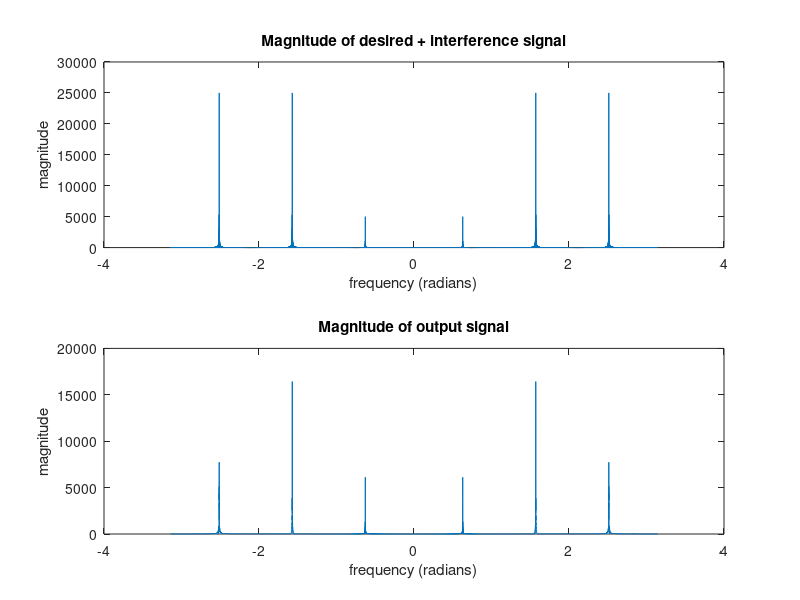
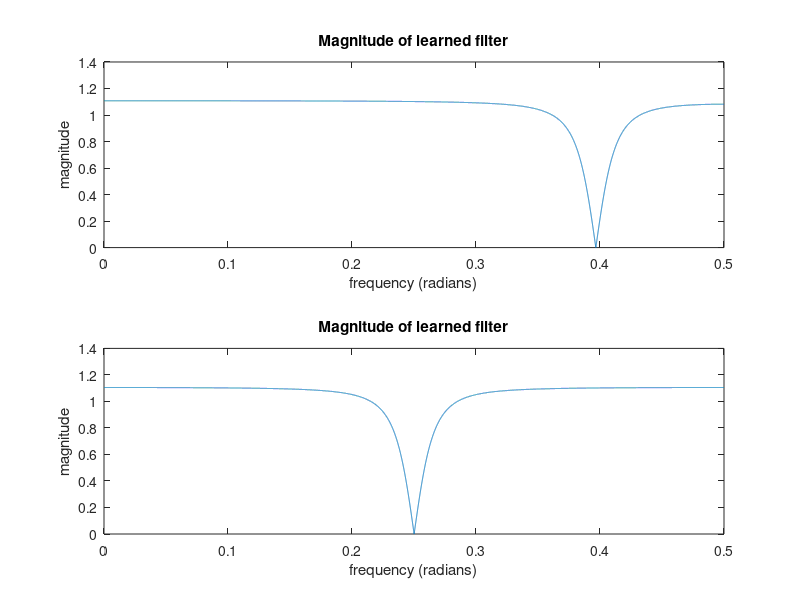

Write MATLAB code to recreate these figures, in order.
%% Part 3
% cascaded adaptive notch filters

clc;clear;close all;

mu = .0001; % learning rate
f_d = .1;  % desired frequency(s)
f_i = .25; % interference frequency 1
f_i2 = .4; % interference frequency 2
l = 10000; % length of signals
r = .90; % rejection bandwidth
a1 = 0; % a = -2cosf_i(w)
a2 = 0;

n = 1:l;
% generate desired signal (for now a simple sine wave)
x_d = sin(2*pi*f_d*n);

% generate interference signals (very low signal to interference ratio)
x_i = 5*sin(2*pi*f_i*n);
x_i2 = 5*sin(2*pi*f_i2*n);

% mix signals
x_n = x_d + x_i + x_i2;

%initialize output vector and intermediate 
y_n = zeros([1 length(x_n)]);
u_n = zeros([1 length(x_n)]);

% learn cascaded adaptive notch filter
for i = 3:length(x_n)
    
    % ----------- Notch 1 ----------------------
    % calculate intermediate sample
    e_n = x_n(i) + a1*x_n(i-1) + x_n(i-2);
    
    % calculate output sample
    u_n(i) = e_n - r*a1*u_n(i-1) - (r^2)*u_n(i-2);
    
    % update parameter a
    a1 = a1 - mu*u_n(i)*x_n(i-1);
    
    % reset a to 0 if outside -2 <= a <= 2 bound
    if (a1 <= -2)
        a1 = 0;
    end
    if (a1 >= 2)
        a1 = 0;
    end
    
    % ----------- Notch 2 ----------------------
      % calculate intermediate sample
    e_n = u_n(i) + a2*u_n(i-1) + u_n(i-2);
    
    % calculate output sample
    y_n(i) = e_n - r*a2*y_n(i-1) - (r^2)*y_n(i-2);
    
    % update parameter a
    a2 = a2 - mu*y_n(i)*u_n(i-1);
    
    % reset a to 0 if outside -2 <= a <= 2 bound
    if (a2 <= -2)
        a2 = 0;
    end
    if (a2 >= 2)
        a2 = 0;
    end
    
end

% plot frequency response of input signal
% w = linspace(-pi,pi,l*2);
% H = abs(fftshift(fft(x_d, l*2)));
% figure;
% plot(w,H)
% title('Magnitude of input signal');
% xlabel('frequency (radians)');
% ylabel('magnitude');

% plot frequency response of corrupted signal
w = linspace(-pi,pi,l*2);
H = abs(fftshift(fft(x_n, l*2)));
figure;
subplot(2,1,1)
plot(w,H)
title('Magnitude of desired + interference signal');
xlabel('frequency (radians)');
ylabel('magnitude');

% plot frequency response of output signal
w = linspace(-pi,pi,l*2);
H = abs(fftshift(fft(y_n, l*2)));
subplot(2,1,2)
plot(w,H)
title('Magnitude of output signal');
xlabel('frequency (radians)');
ylabel('magnitude');

% frequency response of learned filter ** normalized so freq appears 0 to
% .5
b = [1 a1 1];
aa = [1 r*a1 r*r];
[H,w] = freqz(b,aa,l*2);
figure;
subplot(2,1,1)
plot(w/(2*pi),abs(H))
title('Magnitude of learned filter');
xlabel('frequency (radians)');
ylabel('magnitude');

b = [1 a2 1];
aa = [1 r*a2 r*r];
[H,w] = freqz(b,aa,l*2);
subplot(2,1,2)
plot(w/(2*pi),abs(H))
title('Magnitude of learned filter');
xlabel('frequency (radians)');
ylabel('magnitude');
